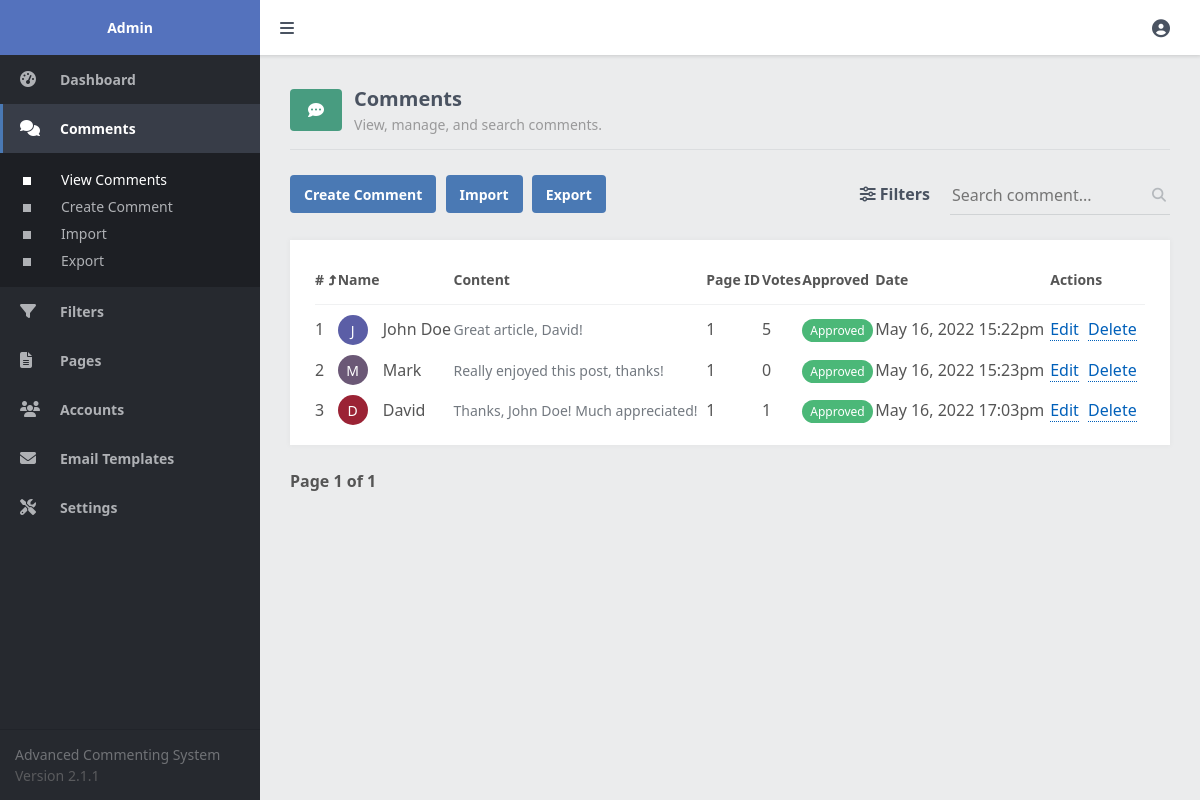
Before: /admin/comments.php (signed in) with the older database file.
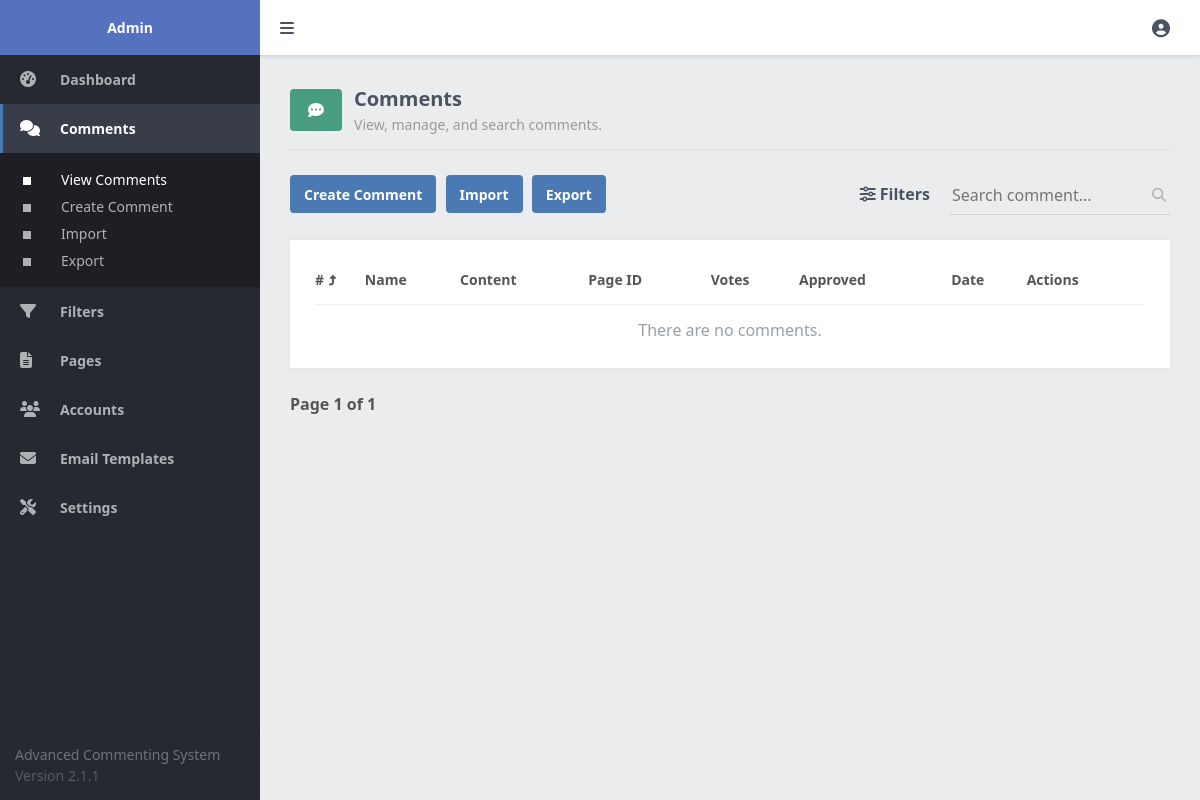
After: the same page with the newer database file.
### tables this page shows
CREATE TABLE IF NOT EXISTS `comments` (
  `id` int(11) NOT NULL AUTO_INCREMENT,
  `page_id` varchar(255) NOT NULL,
  `parent_id` int(11) NOT NULL DEFAULT -1,
  `display_name` varchar(255) NOT NULL,
  `content` text NOT NULL,
  `submit_date` datetime NOT NULL DEFAULT current_timestamp(),
  `edited_date` datetime NOT NULL DEFAULT current_timestamp(),
  `votes` int(11) NOT NULL DEFAULT 0,
  `approved` tinyint(1) NOT NULL DEFAULT 0,
  `acc_id` int(11) NOT NULL DEFAULT -1,
  `featured` tinyint(1) NOT NULL DEFAULT 0,
  PRIMARY KEY (`id`),
  KEY `page_id` (`page_id`)
);

### admin/comments.php (the view, shortened to what this page needs)
<?php
include 'main.php';
$pagination_page = isset($_GET['pagination_page']) ? $_GET['pagination_page'] : 1;
$search = isset($_GET['search']) ? $_GET['search'] : '';
$status = isset($_GET['status']) ? $_GET['status'] : 'all';
$order = isset($_GET['order']) && $_GET['order'] == 'DESC' ? 'DESC' : 'ASC';
$order_by_whitelist = ['id','page_id','display_name','content','submit_date','votes','approved','acc_id'];
$order_by = isset($_GET['order_by']) && in_array($_GET['order_by'], $order_by_whitelist) ? $_GET['order_by'] : 'id';
$results_per_page = 10;
$param1 = ($pagination_page - 1) * $results_per_page;
$param2 = $results_per_page;
$where = '';
$where .= $search ? 'WHERE (c.display_name LIKE :search OR c.content LIKE :search) ' : '';
$stmt = $pdo->prepare('SELECT COUNT(*) AS total FROM comments c ' . $where);
$stmt->execute();
$comments_total = $stmt->fetchColumn();
$stmt = $pdo->prepare('SELECT c.*, a.email, p.url FROM comments c LEFT JOIN accounts a ON a.id = c.acc_id LEFT JOIN comment_page_details p ON p.page_id = c.page_id ' . $where . ' ORDER BY ' . $order_by . ' ' . $order . ' LIMIT :start_results,:num_results');
$stmt->bindParam('start_results', $param1, PDO::PARAM_INT);
$stmt->bindParam('num_results', $param2, PDO::PARAM_INT);
$stmt->execute();
$comments = $stmt->fetchAll(PDO::FETCH_ASSOC);
$url = 'comments.php?search=' . $search . (isset($_GET['page_id']) ? '&page_id=' . $_GET['page_id'] : '') . (isset($_GET['acc_id']) ? '&acc_id=' . $_GET['acc_id'] : '') . '&status=' . $status;
?>
<?=template_admin_header('Comments', 'comments', 'view')?>
<div class="content-title">
    <div class="title">
        <i class="fa-solid fa-comment-dots"></i>
        <div class="txt">
            <h2>Comments</h2>
            <p>View, manage, and search comments.</p>
        </div>
    </div>
</div>
<div class="content-header responsive-flex-column pad-top-5">
    <div class="btns">
        <a href="comment.php" class="btn">Create Comment</a>
        <a href="comments_import.php" class="btn mar-left-1">Import</a>
        <a href="comments_export.php" class="btn mar-left-1">Export</a>
    </div>
    <form action="" method="get">
        <div class="filters">
            <a href="#"><i class="fas fa-sliders-h"></i> Filters</a>
        </div>
        <div class="search">
            <label for="search">
                <input id="search" type="text" name="search" placeholder="Search comment..." value="<?=htmlspecialchars($search, ENT_QUOTES)?>" class="responsive-width-100">
                <i class="fas fa-search"></i>
            </label>
        </div>
    </form>
</div>
<div class="content-block">
    <div class="table">
        <table>
            <thead>
                <tr>
                    <td class="responsive-hidden"><a href="<?=$url . '&order=' . ($order=='ASC'?'DESC':'ASC') . '&order_by=id'?>">#</a></td>
                    <td colspan="2"><a href="<?=$url . '&order=' . ($order=='ASC'?'DESC':'ASC') . '&order_by=display_name'?>">Name</a></td>
                    <td class="responsive-hidden"><a href="<?=$url . '&order=' . ($order=='ASC'?'DESC':'ASC') . '&order_by=content'?>">Content</a></td>
                    <td class="responsive-hidden"><a href="<?=$url . '&order=' . ($order=='ASC'?'DESC':'ASC') . '&order_by=page_id'?>">Page ID</a></td>
                    <td class="responsive-hidden"><a href="<?=$url . '&order=' . ($order=='ASC'?'DESC':'ASC') . '&order_by=votes'?>">Votes</a></td>
                    <td><a href="<?=$url . '&order=' . ($order=='ASC'?'DESC':'ASC') . '&order_by=approved'?>">Approved</a></td>
                    <td class="responsive-hidden"><a href="<?=$url . '&order=' . ($order=='ASC'?'DESC':'ASC') . '&order_by=submit_date'?>">Date</a></td>
                    <td>Actions</td>
                </tr>
            </thead>
            <tbody>
                <?php if (empty($comments)): ?>
                <tr>
                    <td colspan="10" class="no-results">There are no comments.</td>
                </tr>
                <?php else: ?>
                <?php foreach ($comments as $comment): ?>
                <tr>
                    <td class="responsive-hidden"><?=$comment['id']?></td>
                    <td class="img">
                        <span style="background-color:<?=color_from_string($comment['display_name'])?>"><?=strtoupper(substr($comment['display_name'], 0, 1))?></span>
                    </td>
                    <td class="user">
                        <?=htmlspecialchars($comment['display_name'], ENT_QUOTES)?>
                    </td>
                    <td class="responsive-hidden truncated-txt">
                        <div>
                            <span class="short"><?=nl2br(htmlspecialchars(mb_strimwidth($comment['content'], 0, 50, "..."), ENT_QUOTES))?></span>
                        </div>
                    </td>
                    <td class="responsive-hidden"><?=$comment['url'] ? '<a href="' . htmlspecialchars($comment['url'], ENT_QUOTES) . '" target="_blank" class="link1">' . $comment['page_id'] . '</a>' : $comment['page_id']?></td>
                    <td class="responsive-hidden"><?=number_format($comment['votes'])?></td>
                    <td><span class="<?=$comment['approved']==1?'green':'grey'?>"><?=$comment['approved']==1?'Approved':'Pending'?></span></td>
                    <td class="responsive-hidden"><?=date('F j, Y H:ia', strtotime($comment['submit_date']))?></td>
                    <td>
                        <a href="comment.php?id=<?=$comment['id']?>" class="link1">Edit</a>
                        <a href="comments.php?delete=<?=$comment['id']?>" class="link1" onclick="return confirm('Are you sure you want to delete this comment?')">Delete</a>
                    </td>
                </tr>
                <?php endforeach; ?>
                <?php endif; ?>
            </tbody>
        </table>
    </div>
</div>
<div class="pagination">
    <span>Page <?=$pagination_page?> of <?=ceil($comments_total / $results_per_page) == 0 ? 1 : ceil($comments_total / $results_per_page)?></span>
</div>
<?=template_admin_footer()?>

### admin/main.php (shortened to what this page needs)
<?php
function color_from_string($string) {
    $colors = ['#34568B','#FF6F61','#6B5B95','#88B04B','#F7CAC9','#92A8D1','#955251','#B565A7','#009B77','#DD4124','#D65076','#45B8AC','#EFC050','#5B5EA6','#9B2335','#DFCFBE','#BC243C','#C3447A','#363945','#939597','#E0B589','#926AA6','#0072B5','#E9897E','#B55A30','#4B5335','#798EA4','#00758F','#FA7A35','#6B5876','#B89B72','#282D3C','#C48A69','#A2242F','#006B54','#6A2E2A','#6C244C','#755139','#615550','#5A3E36','#264E36','#577284','#6B5B95','#944743','#00A591','#6C4F3D','#BD3D3A','#7F4145','#485167','#5A7247','#D2691E','#F7786B','#91A8D0','#4C6A92','#838487','#AD5D5D','#006E51','#9E4624'];
    $colorIndex = hexdec(substr(sha1($string), 0, 10)) % count($colors);
    return $colors[$colorIndex];
}
function template_admin_header($title, $selected = 'orders', $selected_child = 'view') {
    $admin_links = '
        <a href="index.php"' . ($selected == 'dashboard' ? ' class="selected"' : '') . '><i class="fas fa-tachometer-alt"></i>Dashboard</a>
        <a href="comments.php"' . ($selected == 'comments' ? ' class="selected"' : '') . '><i class="fas fa-comments"></i>Comments</a>
        <div class="sub">
            <a href="comments.php"' . ($selected == 'comments' && $selected_child == 'view' ? ' class="selected"' : '') . '><span class="square"></span>View Comments</a>
            <a href="comment.php"' . ($selected == 'comments' && $selected_child == 'manage' ? ' class="selected"' : '') . '><span class="square"></span>Create Comment</a>
            <a href="comments_import.php"' . ($selected == 'comments' && $selected_child == 'import' ? ' class="selected"' : '') . '><span class="square"></span>Import</a>
            <a href="comments_export.php"' . ($selected == 'comments' && $selected_child == 'export' ? ' class="selected"' : '') . '><span class="square"></span>Export</a>
        </div>
        <a href="comment_filters.php"' . ($selected == 'comment_filters' ? ' class="selected"' : '') . '><i class="fas fa-filter"></i>Filters</a>
            <a href="comment_filters.php"' . ($selected == 'comment_filters' && $selected_child == 'view' ? ' class="selected"' : '') . '><span class="square"></span>View Filters</a>
            <a href="comment_filter.php"' . ($selected == 'comment_filters' && $selected_child == 'manage' ? ' class="selected"' : '') . '><span class="square"></span>Create Filter</a>
            <a href="comment_filter_bulk.php"' . ($selected == 'comment_filters' && $selected_child == 'manage_bulk' ? ' class="selected"' : '') . '><span class="square"></span>Create Filter Bulk</a>
        <a href="comment_pages.php"' . ($selected == 'pages' ? ' class="selected"' : '') . '><i class="fa-solid fa-file-lines"></i>Pages</a>
        <a href="accounts.php"' . ($selected == 'accounts' ? ' class="selected"' : '') . '><i class="fas fa-users"></i>Accounts</a>
            <a href="accounts.php"' . ($selected == 'accounts' && $selected_child == 'view' ? ' class="selected"' : '') . '><span class="square"></span>View Accounts</a>
            <a href="account.php"' . ($selected == 'accounts' && $selected_child == 'manage' ? ' class="selected"' : '') . '><span class="square"></span>Create Account</a>
        <a href="emailtemplates.php"' . ($selected == 'emailtemplates' ? ' class="selected"' : '') . '><i class="fas fa-envelope"></i>Email Templates</a>
        <a href="settings.php"' . ($selected == 'settings' ? ' class="selected"' : '') . '><i class="fas fa-tools"></i>Settings</a>
    ';
echo <<<EOT
<!DOCTYPE html>
<html lang="en">
	<head>
		<meta charset="utf-8">
		<meta name="viewport" content="width=device-width,minimum-scale=1">
		<title>$title</title>
        <link rel="icon" type="image/png" href="../favicon.png">
		<link href="admin.css" rel="stylesheet" type="text/css">
	</head>
	<body class="admin">
        <aside class="responsive-width-100 responsive-hidden">
            <h1>Admin</h1>
            $admin_links
            <div class="footer">
                <a href="https://codeshack.io/package/php/advanced-commenting-system/" target="_blank">Advanced Commenting System</a>
                Version 2.1.1
            </div>
        </aside>
        <main class="responsive-width-100">
            <header>
                <a class="responsive-toggle" href="#">
                    <i class="fas fa-bars"></i>
                </a>
                <div class="space-between"></div>
                <div class="dropdown right">
                    <i class="fas fa-user-circle"></i>
                    <div class="list">
                        <a href="account.php?id={$_SESSION['comment_account_id']}">Edit Profile</a>
                        <a href="logout.php">Logout</a>
                    </div>
                </div>
            </header>
EOT;
}
function template_admin_footer($js_script = '') {
        $js_script = $js_script ? '<script>' . $js_script . '</script>' : '';
echo <<<EOT
        </main>
        <script src="admin.js"></script>
        {$js_script}
    </body>
</html>
EOT;
}
?>

Changed rows visible on the page:
removed comments: id "1", display_name "J", display_name "John Doe", content "Great article, David!", page "1", votes "5", approved "Approved", submit_date "May 16, 2022 15:22pm"
removed comments: id "2", display_name "M", display_name "Mark", content "Really enjoyed this post, thanks!", page "1", votes "0", approved "Approved", submit_date "May 16, 2022 15:23pm"
removed comments: id "3", display_name "D", display_name "David", content "Thanks, John Doe! Much appreciated!", page "1", votes "1", approved "Approved", submit_date "May 16, 2022 17:03pm"
Other visible differences:
ceil($comments_total / $results_per_page): "1" → (not shown)
text now shown: "There are no comments. 1"
